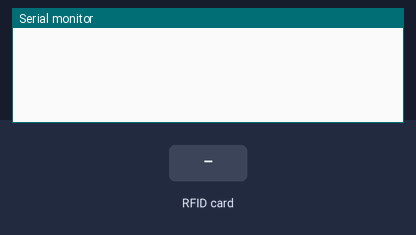
The sketch below on a simulated Arduino Uno, built with avr-gcc and run on an emulated ATmega328P. On the bench: the last lines printed to the serial monitor. The inputs (shaded band) are chosen by the test bench.

Above: at 1.2 s.
1.3 s: RFID card 79 65 CB 35 held to the reader
At 1.8 s:
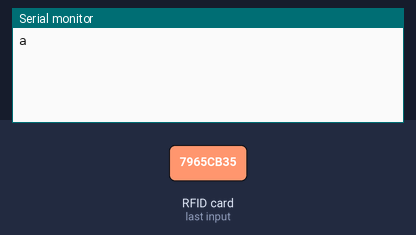
2.8 s: RFID card 5E 7A 19 C4 held to the reader
At 3.2 s:
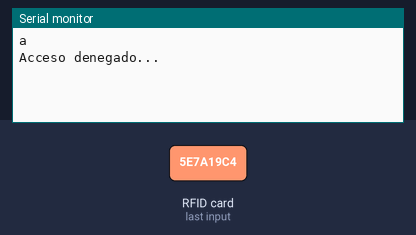

Measured:
- after the input at 1.3 s, the serial monitor: prints a new line at once (image 1)
- after the input at 2.8 s, the serial monitor: prints a new line at once (image 2)

The sketch:

rfid_raw.ino
```cpp
#include <SPI.h>
#include <MFRC522.h>

#define RST_PIN  9    //Pin 9 para el reset del RC522
#define SS_PIN  10   //Pin 10 para el SS (SDA) del RC522
MFRC522 mfrc522(SS_PIN, RST_PIN); ///Creamos el objeto para el RC522

void setup() {
  Serial.begin(9600); //Iniciamos La comunicacion serial
  SPI.begin();        //Iniciamos el Bus SPI
  mfrc522.PCD_Init(); // Iniciamos el MFRC522
//  Serial.println("Control de acceso:");
}

byte ActualUID[4]; //almacenará el código del Tag leído
byte Usuario1[4]= {0x79, 0x65, 0xCB, 0x35} ; //código del usuario 1 79 65 CB 35
byte Usuario2[4]= {0x45, 0x03, 0x00, 0xAB} ; //código del usuario 2
void loop() {
  // Revisamos si hay nuevas tarjetas  presentes
  if ( mfrc522.PICC_IsNewCardPresent())
        {
      //Seleccionamos una tarjeta
            if ( mfrc522.PICC_ReadCardSerial())
            {
                  // Enviamos serialemente su UID
//                  Serial.print(F("Card UID:"));
                  for (byte i = 0; i < mfrc522.uid.size; i++) {
//                          Serial.print(mfrc522.uid.uidByte[i] < 0x10 ? " 0" : " ");
//                          Serial.print(mfrc522.uid.uidByte[i], HEX);
                          ActualUID[i]=mfrc522.uid.uidByte[i];
                  }
//                  Serial.print("     ");
                  //comparamos los UID para determinar si es uno de nuestros usuarios
                  if(compareArray(ActualUID,Usuario1))
//                    Serial.println("Acceso concedido...");
                    Serial.println('a');
                  else if(compareArray(ActualUID,Usuario2))
//                    Serial.println("Acceso concedido...");
                    Serial.println('a');
                  else
                    Serial.println("Acceso denegado...");

                  // Terminamos la lectura de la tarjeta tarjeta  actual
                  mfrc522.PICC_HaltA();

            }

  }

}

//Función para comparar dos vectores
 boolean compareArray(byte array1[],byte array2[])
{
  if(array1[0] != array2[0])return(false);
  if(array1[1] != array2[1])return(false);
  if(array1[2] != array2[2])return(false);
  if(array1[3] != array2[3])return(false);
  return(true);
}
```
